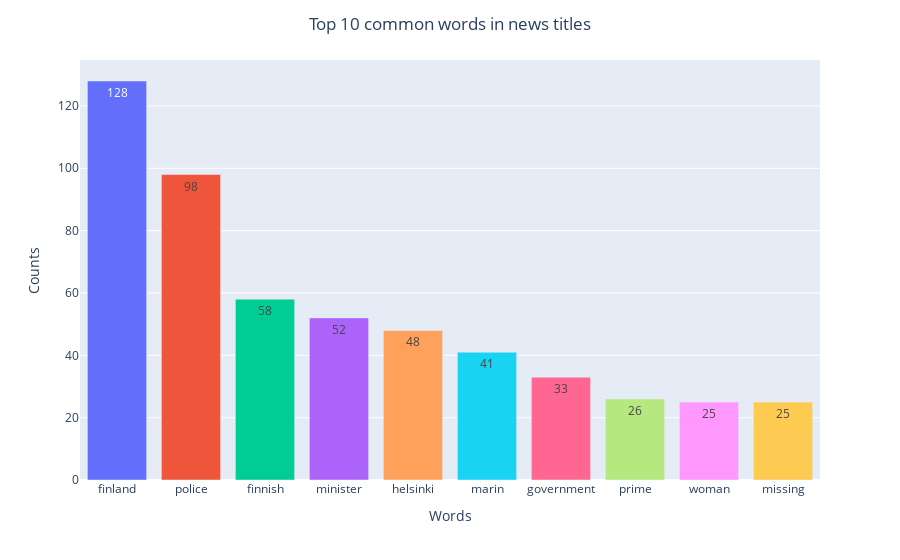

Write notebook code for a chart like this one.
### Markdown cell above
## Top 10 common words in news headlines

### Code cell
df_titles = pd.DataFrame(counts_titles.items(),columns=['Words','Counts'])
top_10_titles = df_titles.sort_values(ascending=False,by=['Counts']).head(10)
fig = px.bar(data_frame=top_10_titles, x='Words', y='Counts',text='Counts',color='Words',)
fig.update_layout(title='Top 10 common words in news titles', title_x=0.5,showlegend=False)
fig.show()

### Figure 1 — Plotly figure (JSON) as saved in the notebook; plotly's stock layout.template omitted (floating-point values rounded to 4 significant figures)
{"data": [{"alignmentgroup": "True", "hovertemplate": "Words=%{x}<br>Counts=%{text}<extra></extra>", "legendgroup": "finland", "marker": {"color": "#636efa", "pattern": {"shape": ""}}, "name": "finland", "offsetgroup": "finland", "orientation": "v", "showlegend": true, "text": ["128"], "textposition": "auto", "type": "bar", "x": ["finland"], "xaxis": "x", "y": [128], "yaxis": "y"}, {"alignmentgroup": "True", "hovertemplate": "Words=%{x}<br>Counts=%{text}<extra></extra>", "legendgroup": "police", "marker": {"color": "#EF553B", "pattern": {"shape": ""}}, "name": "police", "offsetgroup": "police", "orientation": "v", "showlegend": true, "text": ["98"], "textposition": "auto", "type": "bar", "x": ["police"], "xaxis": "x", "y": [98], "yaxis": "y"}, {"alignmentgroup": "True", "hovertemplate": "Words=%{x}<br>Counts=%{text}<extra></extra>", "legendgroup": "finnish", "marker": {"color": "#00cc96", "pattern": {"shape": ""}}, "name": "finnish", "offsetgroup": "finnish", "orientation": "v", "showlegend": true, "text": ["58"], "textposition": "auto", "type": "bar", "x": ["finnish"], "xaxis": "x", "y": [58], "yaxis": "y"}, {"alignmentgroup": "True", "hovertemplate": "Words=%{x}<br>Counts=%{text}<extra></extra>", "legendgroup": "minister", "marker": {"color": "#ab63fa", "pattern": {"shape": ""}}, "name": "minister", "offsetgroup": "minister", "orientation": "v", "showlegend": true, "text": ["52"], "textposition": "auto", "type": "bar", "x": ["minister"], "xaxis": "x", "y": [52], "yaxis": "y"}, {"alignmentgroup": "True", "hovertemplate": "Words=%{x}<br>Counts=%{text}<extra></extra>", "legendgroup": "helsinki", "marker": {"color": "#FFA15A", "pattern": {"shape": ""}}, "name": "helsinki", "offsetgroup": "helsinki", "orientation": "v", "showlegend": true, "text": ["48"], "textposition": "auto", "type": "bar", "x": ["helsinki"], "xaxis": "x", "y": [48], "yaxis": "y"}, {"alignmentgroup": "True", "hovertemplate": "Words=%{x}<br>Counts=%{text}<extra></extra>", "legendgroup": "marin", "marker": {"color": "#19d3f3", "pattern": {"shape": ""}}, "name": "marin", "offsetgroup": "marin", "orientation": "v", "showlegend": true, "text": ["41"], "textposition": "auto", "type": "bar", "x": ["marin"], "xaxis": "x", "y": [41], "yaxis": "y"}, {"alignmentgroup": "True", "hovertemplate": "Words=%{x}<br>Counts=%{text}<extra></extra>", "legendgroup": "government", "marker": {"color": "#FF6692", "pattern": {"shape": ""}}, "name": "government", "offsetgroup": "government", "orientation": "v", "showlegend": true, "text": ["33"], "textposition": "auto", "type": "bar", "x": ["government"], "xaxis": "x", "y": [33], "yaxis": "y"}, {"alignmentgroup": "True", "hovertemplate": "Words=%{x}<br>Counts=%{text}<extra></extra>", "legendgroup": "prime", "marker": {"color": "#B6E880", "pattern": {"shape": ""}}, "name": "prime", "offsetgroup": "prime", "orientation": "v", "showlegend": true, "text": ["26"], "textposition": "auto", "type": "bar", "x": ["prime"], "xaxis": "x", "y": [26], "yaxis": "y"}, {"alignmentgroup": "True", "hovertemplate": "Words=%{x}<br>Counts=%{text}<extra></extra>", "legendgroup": "woman", "marker": {"color": "#FF97FF", "pattern": {"shape": ""}}, "name": "woman", "offsetgroup": "woman", "orientation": "v", "showlegend": true, "text": ["25"], "textposition": "auto", "type": "bar", "x": ["woman"], "xaxis": "x", "y": [25], "yaxis": "y"}, {"alignmentgroup": "True", "hovertemplate": "Words=%{x}<br>Counts=%{text}<extra></extra>", "legendgroup": "missing", "marker": {"color": "#FECB52", "pattern": {"shape": ""}}, "name": "missing", "offsetgroup": "missing", "orientation": "v", "showlegend": true, "text": ["25"], "textposition": "auto", "type": "bar", "x": ["missing"], "xaxis": "x", "y": [25], "yaxis": "y"}], "layout": {"barmode": "relative", "legend": {"title": {"text": "Words"}, "tracegroupgap": 0}, "margin": {"t": 60}, "showlegend": false, "title": {"text": "Top 10 common words in news titles", "x": 0.5}, "xaxis": {"anchor": "y", "categoryarray": ["finland", "police", "finnish", "minister", "helsinki", "marin", "government", "prime", "woman", "missing"], "categoryorder": "array", "domain": [0, 1], "title": {"text": "Words"}}, "yaxis": {"anchor": "x", "domain": [0, 1], "title": {"text": "Counts"}}}}
